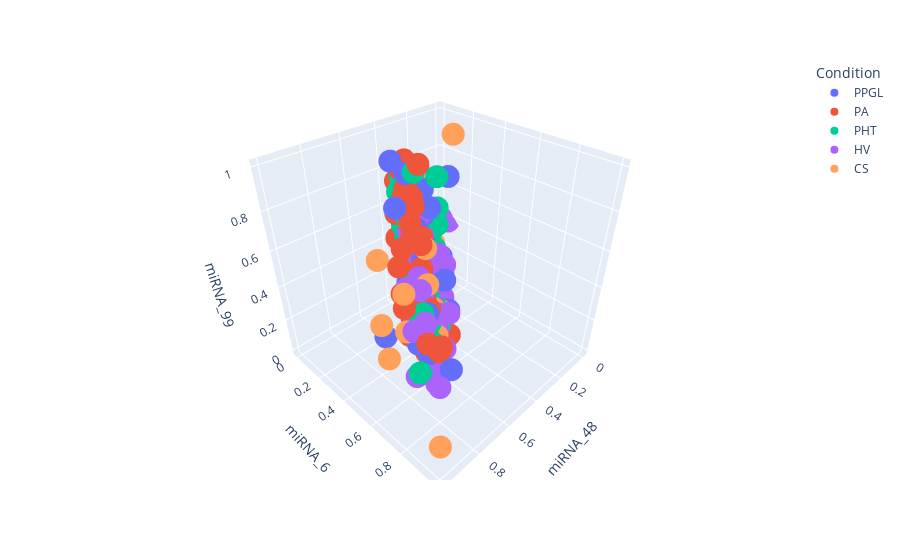

Here is the notebook cell this chart was saved with:
### Code cell
fig = px.scatter_3d(x, x="miRNA_48", y="miRNA_6", z="miRNA_99", color='Condition')
fig.show()
